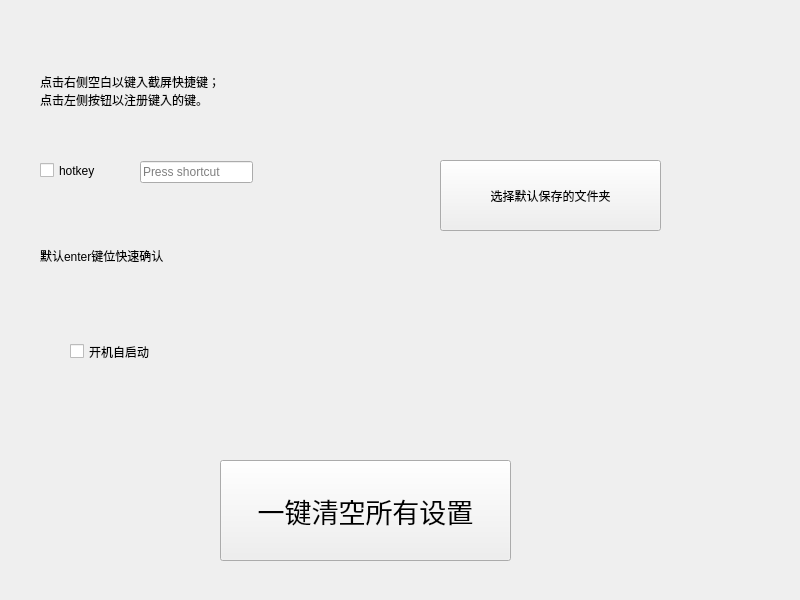
<?xml version="1.0" encoding="UTF-8"?>
<ui version="4.0">
 <class>Widget</class>
 <widget class="QWidget" name="Widget">
  <property name="geometry">
   <rect>
    <x>0</x>
    <y>0</y>
    <width>800</width>
    <height>600</height>
   </rect>
  </property>
  <property name="windowTitle">
   <string>Widget</string>
  </property>
  <widget class="QCheckBox" name="hotkeyCheckbox_1">
   <property name="geometry">
    <rect>
     <x>40</x>
     <y>150</y>
     <width>91</width>
     <height>41</height>
    </rect>
   </property>
   <property name="text">
    <string>hotkey</string>
   </property>
  </widget>
  <widget class="QKeySequenceEdit" name="keySequenceEdit1">
   <property name="geometry">
    <rect>
     <x>140</x>
     <y>160</y>
     <width>113</width>
     <height>25</height>
    </rect>
   </property>
  </widget>
  <widget class="QLabel" name="label">
   <property name="geometry">
    <rect>
     <x>40</x>
     <y>50</y>
     <width>331</width>
     <height>81</height>
    </rect>
   </property>
   <property name="text">
    <string>点击右侧空白以键入截屏快捷键；
点击左侧按钮以注册键入的键。</string>
   </property>
  </widget>
  <widget class="QPushButton" name="pushButton">
   <property name="geometry">
    <rect>
     <x>440</x>
     <y>160</y>
     <width>221</width>
     <height>71</height>
    </rect>
   </property>
   <property name="text">
    <string>选择默认保存的文件夹</string>
   </property>
  </widget>
  <widget class="QCheckBox" name="checkBox">
   <property name="geometry">
    <rect>
     <x>70</x>
     <y>340</y>
     <width>151</width>
     <height>23</height>
    </rect>
   </property>
   <property name="text">
    <string>开机自启动</string>
   </property>
  </widget>
  <widget class="QLabel" name="label_3">
   <property name="geometry">
    <rect>
     <x>40</x>
     <y>230</y>
     <width>181</width>
     <height>51</height>
    </rect>
   </property>
   <property name="text">
    <string>默认enter键位快速确认</string>
   </property>
  </widget>
  <widget class="QLabel" name="label_floder">
   <property name="geometry">
    <rect>
     <x>440</x>
     <y>240</y>
     <width>261</width>
     <height>101</height>
    </rect>
   </property>
   <property name="text">
    <string/>
   </property>
  </widget>
  <widget class="QPushButton" name="pushButton_2">
   <property name="geometry">
    <rect>
     <x>220</x>
     <y>460</y>
     <width>291</width>
     <height>101</height>
    </rect>
   </property>
   <property name="font">
    <font>
     <pointsize>20</pointsize>
    </font>
   </property>
   <property name="text">
    <string>一键清空所有设置</string>
   </property>
  </widget>
 </widget>
 <resources/>
 <connections/>
</ui>
